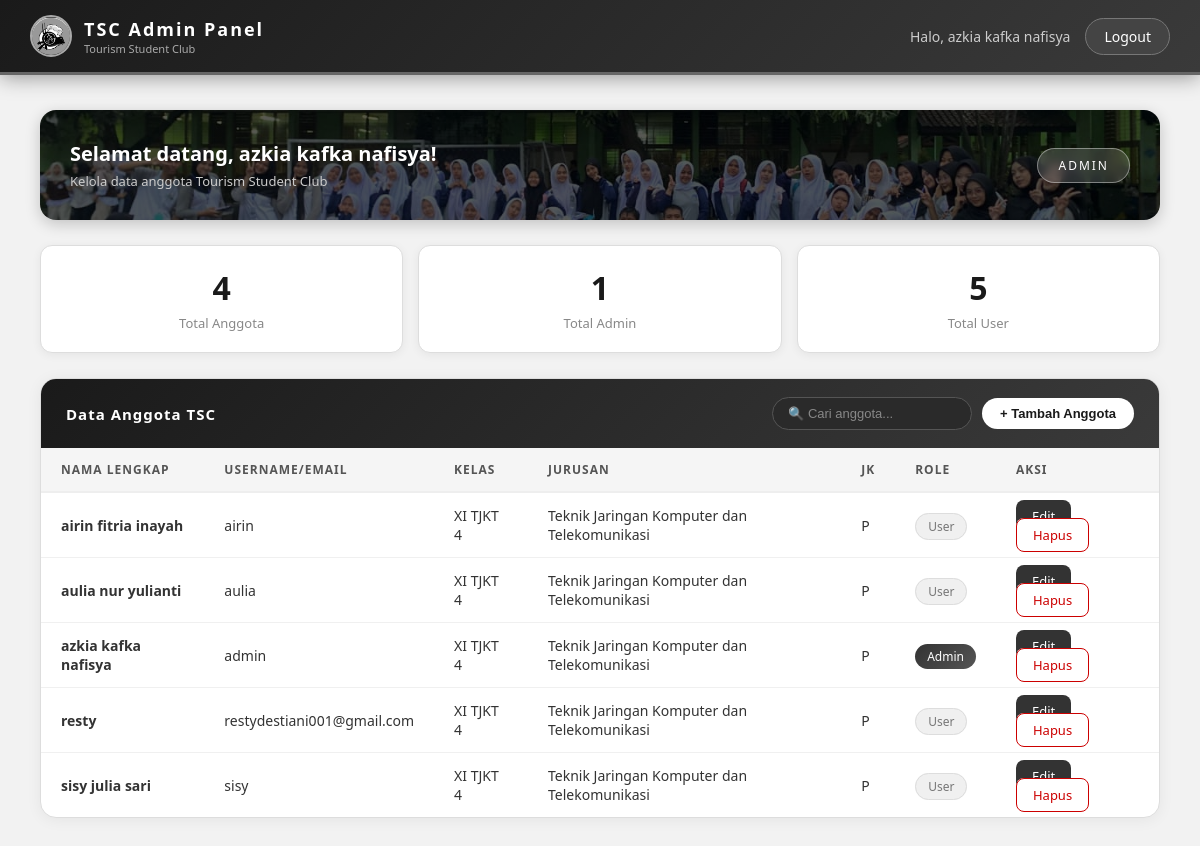
The app's page /projek/admin/index.php (signed in) with its own data.
### tables this page shows
CREATE TABLE `users` (
  `id` int(11) NOT NULL,
  `username/email` varchar(100) NOT NULL,
  `password` varchar(255) NOT NULL,
  `nama_lengkap` varchar(100) DEFAULT NULL,
  `jenis_kelamin` varchar(10) DEFAULT NULL,
  `kelas` varchar(20) DEFAULT NULL,
  `jurusan` varchar(50) DEFAULT NULL,
  `role` varchar(10) DEFAULT 'user'
);

### projek/admin/index.php (the view, shortened to what this page needs)
<?php include '../koneksi.php';
?>
<!DOCTYPE html>
<html lang="id">
<head>
</head>
<body>
<div class="navbar">
    <div class="navbar-left">
        <img src="../logo_tsc.jpg" alt="Logo TSC">
        <div>
            <h1>TSC Admin Panel</h1>
            <span>Tourism Student Club</span>
        </div>
    </div>
    <div class="navbar-right">
        Halo, <?= $_SESSION['nama'] ?>
        <a href="../logout.php">Logout</a>
    </div>
</div>
<div class="container">
    <div class="welcome">
        <div>
            <h2>Selamat datang, <?= $_SESSION['nama'] ?>!</h2>
            <p>Kelola data anggota Tourism Student Club</p>
        </div>
        <div class="badge-admin">ADMIN</div>
    </div>
    <?php
    $total = mysqli_num_rows(mysqli_query($conn, "SELECT * FROM users WHERE role='user'"));
    $totalAdmin = mysqli_num_rows(mysqli_query($conn, "SELECT * FROM users WHERE role='admin'"));
    ?>
    <div class="stats">
        <div class="stat-card"><h3><?= $total ?></h3><p>Total Anggota</p></div>
        <div class="stat-card"><h3><?= $totalAdmin ?></h3><p>Total Admin</p></div>
        <div class="stat-card"><h3><?= $total + $totalAdmin ?></h3><p>Total User</p></div>
    </div>
    <div class="table-wrapper">
        <div class="table-header">
            <h3>Data Anggota TSC</h3>
            <div class="header-right">
                <input type="text" id="searchInput" class="search-input" onkeyup="searchTable()" placeholder="🔍 Cari anggota...">
                <button class="btn-tambah" onclick="document.getElementById('modalTambah').classList.add('active')">+ Tambah Anggota</button>
            </div>
        </div>
        <table>
            <tr>
                <th>Nama Lengkap</th>
                <th>Username/Email</th>
                <th>Kelas</th>
                <th>Jurusan</th>
                <th>JK</th>
                <th>Role</th>
                <th>Aksi</th>
            </tr>
            <?php
            $data = mysqli_query($conn, "SELECT * FROM users ORDER BY nama_lengkap ASC");
            while($row = mysqli_fetch_assoc($data)){
                $roleBadge = $row['role'] == 'admin'
                    ? "<span class='role-admin'>Admin</span>"
                    : "<span class='role-user'>User</span>";
                echo "<tr>
                    <td><strong>{$row['nama_lengkap']}</strong></td>
                    <td>{$row['username/email']}</td>
                    <td>{$row['kelas']}</td>
                    <td>{$row['jurusan']}</td>
                    <td>{$row['jenis_kelamin']}</td>
                    <td>$roleBadge</td>
                    <td>
                        <a href='edit.php?id={$row['id']}' class='btn btn-edit'>Edit</a>
                        <a href='hapus.php?id={$row['id']}' class='btn btn-hapus' onclick='return confirm(\"Hapus anggota ini?\")'>Hapus</a>
                    </td>
                </tr>";
            }
            ?>
        </table>
    </div>
</div>
</body>
</html>

### projek/admin/index.php (style rules this page uses)
* { margin:0; padding:0; box-sizing:border-box; }
body { font-family:'Segoe UI',sans-serif; background:#f2f2f2; color:#222; min-height:100vh; }
.navbar { background:linear-gradient(135deg, #1a1a1a, #3a3a3a); padding:15px 30px; display:flex; justify-content:space-between; align-items:center; border-bottom:3px solid #666; box-shadow:0 2px 20px rgba(0,0,0,0.4); position:sticky; top:0; z-index:100; }
.navbar-left { display:flex; align-items:center; gap:12px; }
.navbar-left img { width:42px; height:42px; border-radius:50%; border:2px solid #aaa; object-fit:cover; }
.navbar-left h1 { font-size:18px; color:#fff; letter-spacing:2px; }
.navbar-left span { font-size:11px; color:#aaa; display:block; }
.navbar-right { display:flex; align-items:center; gap:15px; font-size:14px; color:#ccc; }
.navbar-right a { color:#fff; text-decoration:none; background:#444; padding:8px 18px; border-radius:20px; border:1px solid #777; transition:all 0.3s; }
.container { padding:35px 40px; }
.welcome { background:linear-gradient(rgba(0,0,0,0.65), rgba(0,0,0,0.65)), url('../../Tourism Student Club/img/about tsc.jpg') center/cover no-repeat; padding:30px; border-radius:16px; margin-bottom:25px; display:flex; justify-content:space-between; align-items:center; box-shadow:0 4px 15px rgba(0,0,0,0.2); }
.welcome h2 { font-size:20px; color:#fff; margin-bottom:5px; }
.welcome p { color:#ccc; font-size:13px; }
.badge-admin { background:rgba(255,255,255,0.15); color:#fff; padding:8px 20px; border-radius:20px; font-size:12px; border:1px solid rgba(255,255,255,0.4); letter-spacing:2px; backdrop-filter:blur(5px); }
.stats { display:grid; grid-template-columns:repeat(auto-fit,minmax(150px,1fr)); gap:15px; margin-bottom:25px; }
.stat-card { background:#fff; padding:20px; border-radius:12px; text-align:center; border:1px solid #ddd; box-shadow:0 2px 10px rgba(0,0,0,0.06); transition:transform 0.2s; }
.stat-card h3 { font-size:32px; color:#1a1a1a; }
.stat-card p { color:#888; font-size:13px; margin-top:5px; }
.table-wrapper { background:#fff; border-radius:16px; overflow:hidden; border:1px solid #ddd; box-shadow:0 2px 15px rgba(0,0,0,0.06); }
.table-header { padding:18px 25px; background:linear-gradient(135deg, #1a1a1a, #3a3a3a); display:flex; justify-content:space-between; align-items:center; }
.table-header h3 { font-size:15px; color:#fff; letter-spacing:1px; }
.header-right { display:flex; gap:10px; align-items:center; }
.search-input { padding:8px 15px; border-radius:20px; border:1px solid #555; background:#2a2a2a; color:#fff; font-size:13px; width:200px; outline:none; }
.search-input::placeholder { color:#888; }
.btn-tambah { background:#fff; color:#1a1a1a; padding:8px 18px; border-radius:20px; font-size:13px; font-weight:bold; text-decoration:none; border:none; cursor:pointer; transition:all 0.3s; white-space:nowrap; }
table { width:100%; border-collapse:collapse; }
th { background:#f5f5f5; padding:13px 20px; text-align:left; color:#555; font-size:12px; letter-spacing:1px; text-transform:uppercase; border-bottom:2px solid #eee; }
td { padding:13px 20px; color:#333; border-bottom:1px solid #f0f0f0; font-size:14px; }
tr:last-child td { border-bottom:none; }
.role-admin { background:linear-gradient(135deg,#333,#555); color:#fff; padding:4px 12px; border-radius:20px; font-size:12px; }
.role-user { background:#f0f0f0; color:#777; padding:4px 12px; border-radius:20px; font-size:12px; border:1px solid #ddd; }
.btn { padding:7px 16px; border-radius:8px; border:none; cursor:pointer; font-size:13px; text-decoration:none; transition:all 0.2s; }
.btn-edit { background:#333; color:#fff; }
.btn-hapus { background:#fff; color:#c00; border:1px solid #c00; }

### records on screen
users: nama_lengkap "airin fitria inayah", value "airin", kelas "XI TJKT 4", jurusan "Teknik Jaringan Komputer dan Telekomunikasi", jenis_kelamin "P", role "User"
users: nama_lengkap "aulia nur yulianti", value "aulia", kelas "XI TJKT 4", jurusan "Teknik Jaringan Komputer dan Telekomunikasi", jenis_kelamin "P", role "User"
users: nama_lengkap "azkia kafka nafisya", value "admin", kelas "XI TJKT 4", jurusan "Teknik Jaringan Komputer dan Telekomunikasi", jenis_kelamin "P", role "Admin"
users: nama_lengkap "resty", value "restydestiani001@gmail.com", kelas "XI TJKT 4", jurusan "Teknik Jaringan Komputer dan Telekomunikasi", jenis_kelamin "P", role "User"
users: nama_lengkap "sisy julia sari", value "sisy", kelas "XI TJKT 4", jurusan "Teknik Jaringan Komputer dan Telekomunikasi", jenis_kelamin "P", role "User"

### other values on screen
$_SESSION['nama'] "azkia kafka nafisya"
$total "4"
$totalAdmin "1"
$total + $totalAdmin "5"
